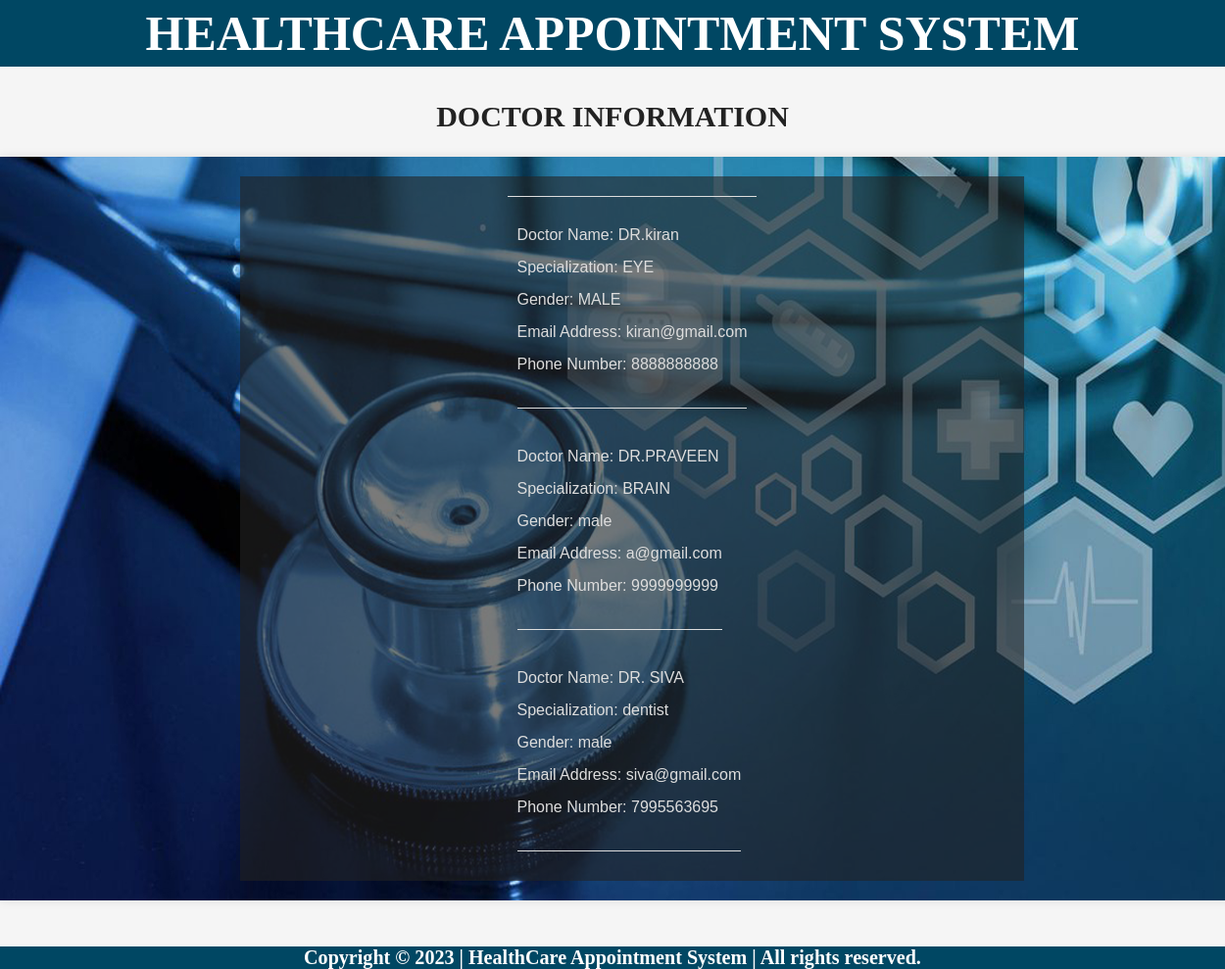
Page /doctor_information/ on the committed database.
### service/models.py (models this page shows)
class Doctor(models.Model):
    dname = models.CharField(max_length=10)
    specialization = models.CharField(max_length=10)
    gender = models.CharField(max_length=10)
    email = models.EmailField()
    phonenumber = models.CharField(max_length=10)

### Appointment_System/views.py (the view)
# urls.py: path('doctor_information/', Doctor_information, name='doctor_information'),
def Doctor_information(request):
    doctors = Doctor.objects.all()
    context = {'doctors': doctors}
    return render(request, 'doctor_information.html', context)

### template/doctor_information.html (shortened to what this page needs)
<!DOCTYPE html>
<html lang="en">
<head>
    {% load static %}
    <link rel="stylesheet" href="{% static 'css/doctor_information.css' %}">
</head>
<body>
    <h1>HEALTHCARE APPOINTMENT SYSTEM</h1>
    <h2>DOCTOR INFORMATION</h2>
    <div class="wrapper">
        <div class="form">
            <hr>
            {% for doctor in doctors %}
            <div class="input">
                <div class="inputfield">
                    <label>Doctor Name: {{ doctor.dname }}</label>
                </div>
                <div class="inputfield">
                    <label>Specialization: {{ doctor.specialization }}</label>
                </div>
                <div class="inputfield">
                    <label>Gender: {{ doctor.gender }}</label>
                </div>
                <div class="inputfield">
                    <label>Email Address: {{ doctor.email }}</label>
                </div>
                <div class="inputfield">
                    <label>Phone Number: {{ doctor.phonenumber }}</label>
                </div>
                <hr>
            </div>
            {% endfor %}
        </div>
    </div>
    <footer>
        <h6>Copyright © 2023 | HealthCare Appointment System | All rights reserved.</h6>
    </footer>
</body>
</html>

### static/css/doctor_information.css (style rules this page uses)
body { font-family: Arial, sans-serif; margin: 0; padding: 0; background-color: #f5f5f5; }
h1 { text-align: center; color: #333; }
Body h1 { text-align: center; margin-top: 0px; padding: 5px; font-family: Cambria, Cochin, Georgia, Times, 'Times New Roman', serif; font-size: 50px; background-color: #004763; color: white; }
Body h2 { text-align: center; margin-top: 0px; padding: 0px; font-family: Cambria, Cochin, Georgia, Times, 'Times New Roman', serif; font-size: 30px; color: rgb(34, 34, 34); }
.wrapper { display: grid; justify-content: center; width: 100%; margin: 20px auto; background-color: #fff; padding: 20px; box-shadow: 0 0 10px rgba(0, 0, 0, 0.1); background-image: url(Login.jpeg); background-position: center; background-size: cover; }
.form { display: grid; justify-content: space-evenly; background-color: #23232398; }
.form { width: 800px; flex-direction: row; }
.inputfield { margin-bottom: 15px; }
hr { border: 0; height: 1px; background-color: #ddd; margin: 20px 0; }
footer { text-align: center; margin-bottom: 0px; padding: 0px; width: 100%; margin-bottom: -50px; font-family: Cambria, Cochin, Georgia, Times, 'Times New Roman', serif; font-size: 30px; background-color: #004763; color: #ffffff; }
.input { display: grid; align-items: center; justify-content: space-between; padding: 10px; flex-wrap: wrap; }
label { color: #ddd; }

### rows in the picture
Doctor: dname "DR.kiran", specialization "EYE", gender "MALE", email "kiran@gmail.com", phonenumber "8888888888"
Doctor: dname "DR.PRAVEEN", specialization "BRAIN", gender "male", email "a@gmail.com", phonenumber "9999999999"
Doctor: dname "DR. SIVA", specialization "dentist", gender "male", email "siva@gmail.com", phonenumber "7995563695"
